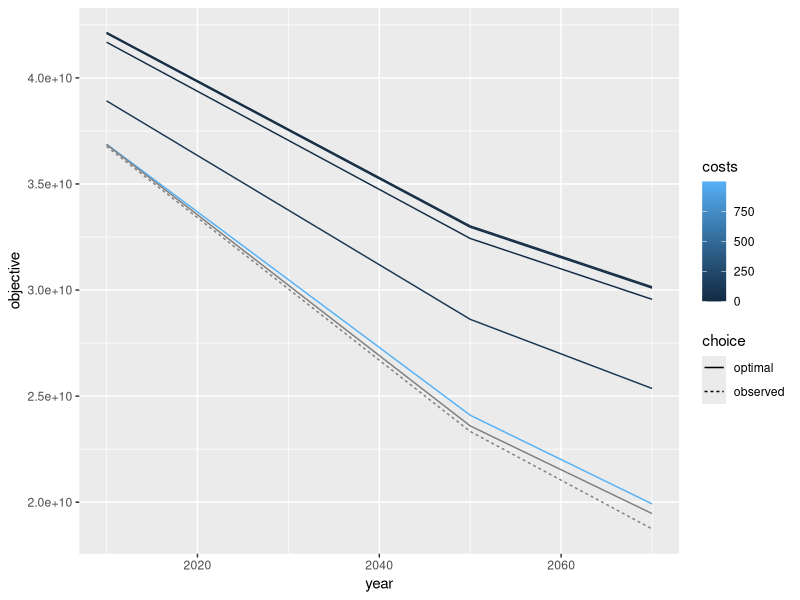
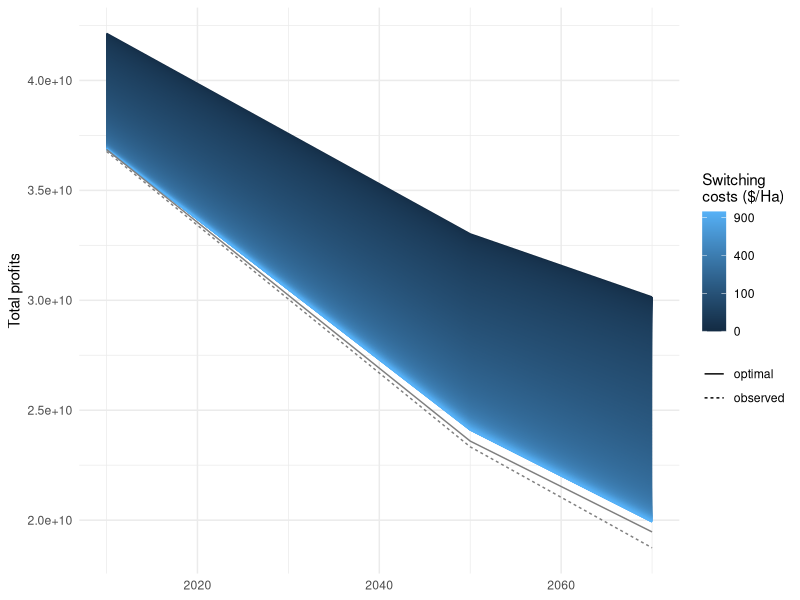
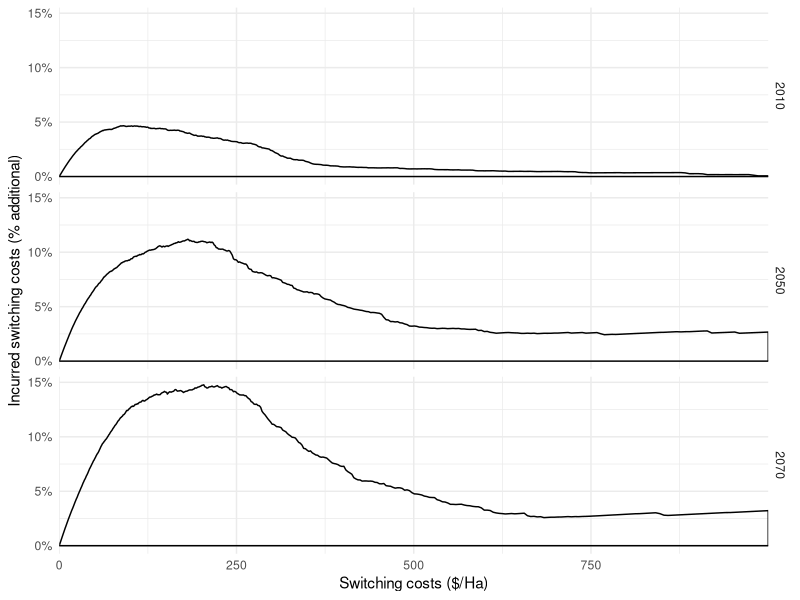
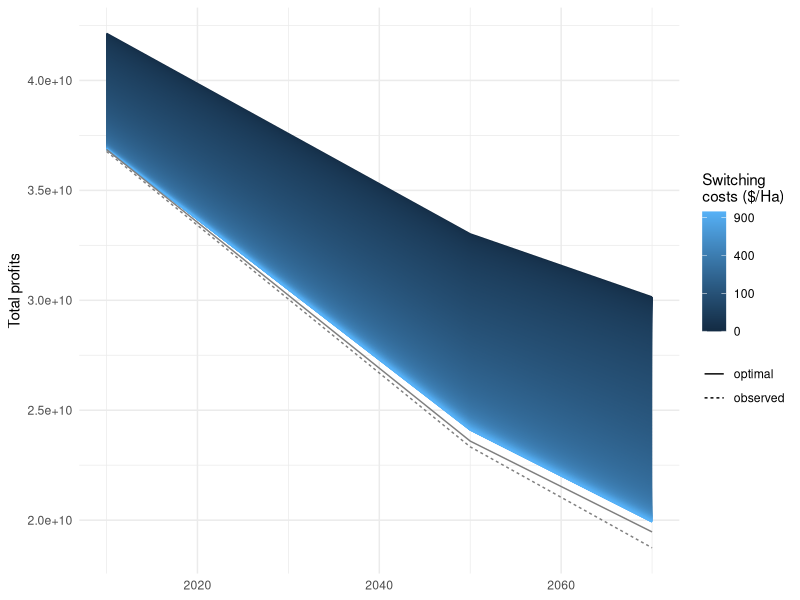
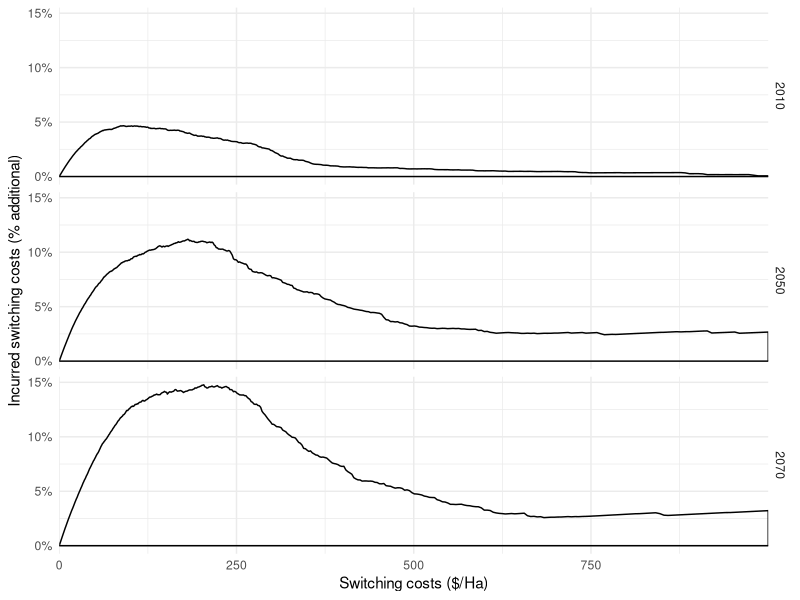

Reproduce these figures in R, in order.
setwd("~/research/awash/analyses/landvalue")

df <- read.csv("constopt-byprice.csv")

df$year <- NA
df$year[df$filepath == "currentprofits-pfixed-lybymc.csv"] <- 2010
df$year[df$filepath == "all2050profits-pfixed-notime-histco-lybymc.csv"] <- 2050
df$year[df$filepath == "all2070profits-pfixed-notime-histco-lybymc.csv"] <- 2070

df$switchcosts <- df$exclcosts - df$objective

library(ggplot2)

df$choice <- factor(df$choice, levels=c("optimal", "observed"))

ggplot(subset(df, is.na(costs) | costs %in% c(0, Inf) | round(log10(costs), 3) == round(log10(costs))), aes(year, objective, colour=costs, group=costs, linetype=choice)) +
    geom_line()

ggplot(df, aes(year, objective, colour=costs, group=costs, linetype=choice)) +
    geom_line() + theme_minimal() + xlab(NULL) + ylab("Total profits") + scale_colour_continuous(name="Switching\ncosts ($/Ha)", trans="sqrt", breaks=c(0, 100, 400, 900)) + scale_linetype_discrete(name=NULL)
ggsave("profits-byprice.pdf", width=7, height=3)

ggplot(df, aes(costs, switchcosts / exclcosts)) +
    facet_grid(year ~ .) + geom_hline(yintercept=0) +
    geom_line() + theme_minimal() + xlab("Switching costs ($/Ha)") + ylab("Incurred switching costs (% additional)") + scale_y_continuous(labels=scales::percent) + scale_x_continuous(expand=c(0, 0))
ggsave("switch-byprice.pdf", width=5, height=3)

df$switchfrac <- df$switchcosts / df$exclcosts
for (year in c(2010, 2050, 2070)) {
    print(max(df$switchfrac[df$year == year]))
    print(df$costs[df$switchfrac == max(df$switchfrac[df$year == year])])
}
